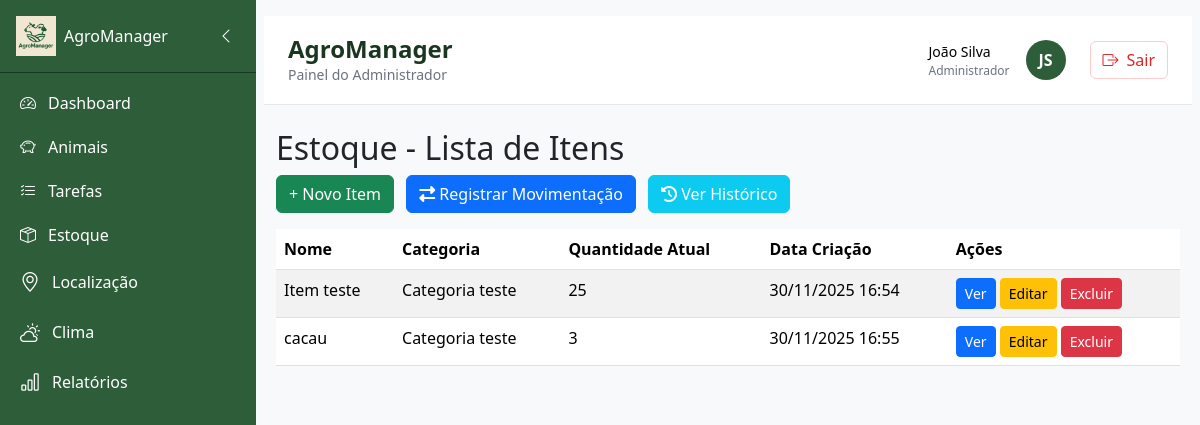
Before: /estoque/estoque/ with the older database file.
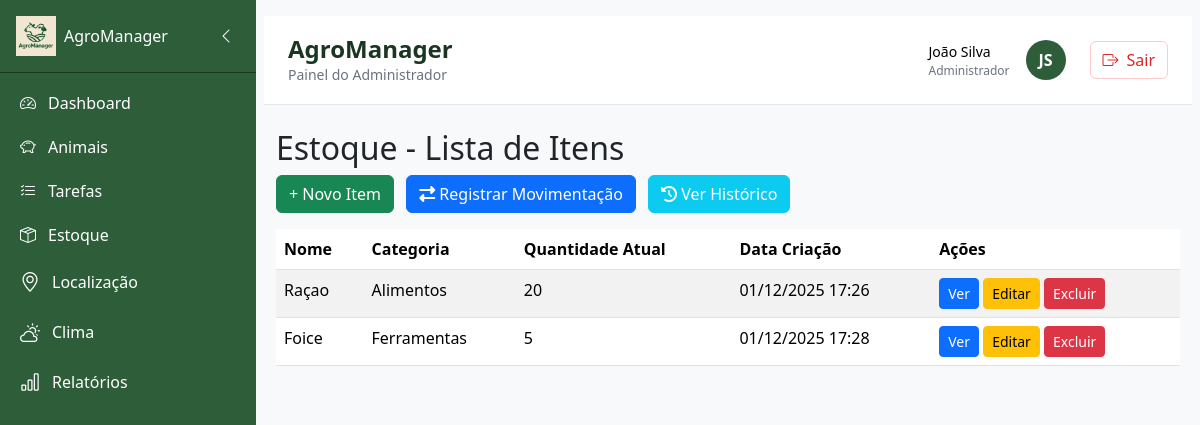
After: the same page with the newer database file.
### apps/estoque/models.py (models this page shows, shortened)
class Item(models.Model):
    nome = models.CharField(max_length=100)
    categoria = models.ForeignKey(Categoria, on_delete=models.CASCADE)
    unidade_medida = models.CharField(max_length=20, default='un', verbose_name="Unidade de Medida")
    quantidade_atual = models.PositiveIntegerField(default=0)
    quantidade_minima = models.PositiveIntegerField(default=5, verbose_name="Estoque Mínimo")
    quantidade_maxima = models.PositiveIntegerField(default=100, verbose_name="Estoque Máximo")
    localizacao = models.CharField(max_length=50, blank=True, null=True, verbose_name="Localização Física")
    status = models.BooleanField(default=True, verbose_name="Ativo")
    descricao = models.TextField(max_length=200, blank=True, null=True, verbose_name="Descrição")
    data_criacao = models.DateTimeField(auto_now_add=True, verbose_name="Data de Criação")
    data_atualizacao = models.DateTimeField(auto_now=True, verbose_name="Última Atualização")

class Categoria(models.Model):
    nome = models.CharField(max_length=100)

### apps/estoque/views.py (the view)
# urls.py: path('estoque/', views.listar_estoque, name='listar_estoque'),
def listar_estoque(request):
    itens = Item.objects.all()
    return render(request, 'listar_items.html', {'itens': itens})

### templates/listar_items.html (shortened to what this page needs)
{% extends 'base.html' %}
{% block content %}
<div class="container mt-4">
    <h2>Estoque - Lista de Itens</h2>
    <div class="mb-3">
        <a href="{% url 'criar_item' %}" class="btn btn-success">+ Novo Item</a>
        <a href="{% url 'registrar_movimentacao' %}" class="btn btn-primary ms-2">
            <i class="fas fa-exchange-alt"></i> Registrar Movimentação
        </a>
        <a href="{% url 'historico_movimentacoes' %}" class="btn btn-info ms-2 text-white">
            <i class="fas fa-history"></i> Ver Histórico
        </a>
    </div>
    <table class="table table-striped table-hover">
        <thead>
            <tr>
                <th>Nome</th>
                <th>Categoria</th>
                <th>Quantidade Atual</th>
                <th>Data Criação</th>
                <th>Ações</th>
            </tr>
        </thead>
        <tbody>
             {% for item in itens %}
            <tr>
                <td>{{ item.nome }}</td>
                <td>{{ item.categoria.nome }}</td>
                <td>
                    {% if item.quantidade_atual == 0 %}
                        <span class="badge bg-danger">Esgotado</span>
                    {% else %}
                        {{ item.quantidade_atual }}
                    {% endif %}
                </td>
                <td>{{ item.data_criacao|date:"d/m/Y H:i" }}</td>
                <td>
                    <a href="{% url 'visualizar_item' item.id %}" class="btn btn-primary btn-sm">Ver</a>
                    <a href="{% url 'editar_item' item.id %}" class="btn btn-warning btn-sm">Editar</a>
                    <a href="{% url 'excluir_item' item.id %}" class="btn btn-danger btn-sm">Excluir</a>
                </td>
            </tr>
            {% empty %}
            <tr><td colspan="5" class="text-center">Nenhum item encontrado no estoque.</td></tr>
            {% endfor %}
        </tbody>
    </table>
</div>
{% endblock %}

### templates/base.html (shortened to what this page needs)
{% load static %}
<!doctype html>
<html lang="pt-BR">
  <head>
    <link href="https://cdn.jsdelivr.net/npm/bootstrap@5.3.6/dist/css/bootstrap.min.css" rel="stylesheet">
    <link rel="stylesheet" href="https://cdn.jsdelivr.net/npm/bootstrap-icons@1.13.1/font/bootstrap-icons.min.css">
    <link rel="stylesheet" href="https://cdnjs.cloudflare.com/ajax/libs/font-awesome/6.5.0/css/all.min.css">
    <link rel="stylesheet"href="https://unpkg.com/leaflet@1.9.4/dist/leaflet.css"/>
  </head>
  <body>
    <div class="app-container">
      <aside class="sidebar expanded" id="sidebar">
        <div class="sidebar-header">
            <div class="d-flex align-items-center">
                <img src="{% static 'logo.png' %}" alt="logo" class="logo" id="sidebar-logo">
                <span id="app-name" class="ms-2">AgroManager</span>
            </div>
            <button class="toggle-btn" id="toggle-sidebar">
                <i class="bi bi-chevron-left" id="toggle-icon"></i>
            </button>
        </div>
        <nav class="sidebar-nav">
            <ul class="nav-list" id="nav-list"></ul>
        </nav>
      </aside>
      <div class="main-content mx-2 my-3">
        <div class="topbar">
              <div class="topbar-content">
                  <div class="topbar-left">
                      <h1 class="topbar-title">AgroManager</h1>
                      <p class="topbar-subtitle" id="userRoleText">
                      </p>
                  </div>
                  <div class="topbar-right">
                      <div class="dropdown">
                          <button class="btn btn-light d-flex align-items-center gap-2 dropdown-toggle p-2" type="button" id="userDropdown" data-bs-toggle="dropdown" aria-expanded="false">
                              <div class="user-details">
                                  <p class="user-name" id="userName">Nome do Usuário</p>
                                  <p class="user-role" id="userRole">
                                  </p>
                              </div>
                              <div class="avatar ms-2" id="userAvatar">
                              </div>
                          </button>
                      </div>
                      <button type="button"
                            class="btn btn-outline-secondary logout-btn d-flex align-items-center gap-2"
                            id="logoutButton"
                            onclick="window.location.href='/home'">
                        <i class="bi bi-box-arrow-right"></i>
                        <span class="d-none d-sm-inline">Sair</span>
                    </button>
                  </div>
              </div>
          </div>
          <div id="dynamic-content">
              {% block content %}
              {% endblock %}
          </div>
      </div>
    </div>
  </body>
</html>

### templates/base.html (style rules this page uses)
html, body { height: 100%; margin: 0; padding: 0; font-family: system-ui, -apple-system, sans-serif; background-color: #f8f9fa; }
.app-container { display: flex; min-height: 100vh; overflow-x: hidden; }
.sidebar { background-color: #2E5D3A; color: white; transition: all 0.3s; display: flex; flex-direction: column; overflow: hidden; }
.sidebar.expanded { width: 256px; }
.sidebar-header { padding: 1rem; border-bottom: 1px solid #1a3621; display: flex; align-items: center; justify-content: space-between; }
.logo { height: 40px; width: 40px; width: 40px; transition: opacity 0.3s; }
.toggle-btn { background: none; border: none; color: white; cursor: pointer; transition: opacity 0.3s; display: block; }
.sidebar-nav { flex: 1; padding: 0.5rem; }
.nav-list { list-style: none; padding: 0; margin: 0; }
.main-content { flex: 1; padding: 0; }
.topbar { background-color: white; border-bottom: 1px solid #e5e7eb; padding: 1rem 1.5rem; }
.avatar { width: 40px; height: 40px; border-radius: 50%; display: flex; align-items: center; justify-content: center; font-weight: bold; color: white; background-color: #2E5D3A; }
.dropdown-toggle::after { display: none; }
.logout-btn { border-color: #fecaca; color: #dc2626; }
.topbar-content { display: flex; align-items: center; justify-content: space-between; width: 100%; }
.topbar-left { display: flex; flex-direction: column; }
.topbar-title { font-size: 1.5rem; font-weight: bold; color: #1a3621; margin: 0; }
.topbar-subtitle { font-size: 0.875rem; color: #6b7280; margin: 0; }
.topbar-right { display: flex; align-items: center; gap: 1rem; }
.btn-light { background-color: white; border: none; }
.user-details { display: flex; flex-direction: column; text-align: left; }
.user-name { font-size: 0.875rem; font-weight: 500; margin: 0; }
.user-role { font-size: 0.75rem; color: #6b7280; margin: 0; }

Changed rows visible on the page:
removed Item: nome "Item teste", categoria.nome "Categoria teste", quantidade_atual "25", data_criacao "30/11/2025 16:54"
removed Item: nome "cacau", categoria.nome "Categoria teste", quantidade_atual "3", data_criacao "30/11/2025 16:55"
added Item: nome "Raçao", categoria.nome "Alimentos", quantidade_atual "20", data_criacao "01/12/2025 17:26"
added Item: nome "Foice", categoria.nome "Ferramentas", quantidade_atual "5", data_criacao "01/12/2025 17:28"
